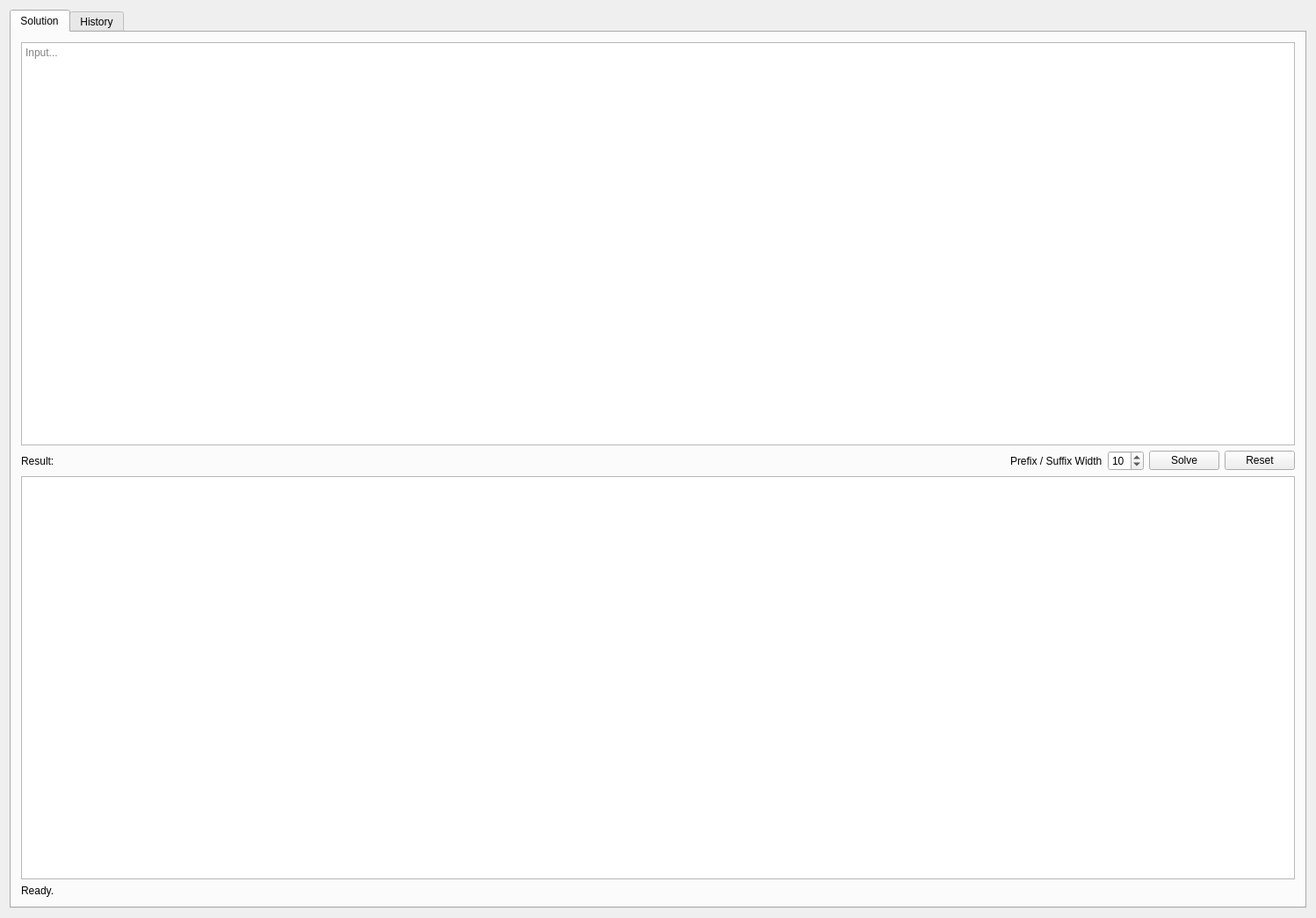
<?xml version="1.0" encoding="UTF-8"?>
<ui version="4.0">
 <class>MainWindow</class>
 <widget class="QMainWindow" name="MainWindow">
  <property name="geometry">
   <rect>
    <x>0</x>
    <y>0</y>
    <width>1498</width>
    <height>1045</height>
   </rect>
  </property>
  <property name="sizePolicy">
   <sizepolicy hsizetype="Fixed" vsizetype="Fixed">
    <horstretch>0</horstretch>
    <verstretch>0</verstretch>
   </sizepolicy>
  </property>
  <property name="windowTitle">
   <string>String Matcher</string>
  </property>
  <widget class="QWidget" name="centralWidget">
   <layout class="QGridLayout" name="gridLayout_5">
    <item row="0" column="0">
     <widget class="QTabWidget" name="tabWidget">
      <property name="currentIndex">
       <number>0</number>
      </property>
      <widget class="QWidget" name="tab1">
       <attribute name="title">
        <string>Solution</string>
       </attribute>
       <layout class="QGridLayout" name="gridLayout_2">
        <item row="0" column="0">
         <layout class="QGridLayout" name="gridLayout">
          <property name="sizeConstraint">
           <enum>QLayout::SetNoConstraint</enum>
          </property>
          <item row="2" column="2">
           <widget class="QLabel" name="label_2">
            <property name="sizePolicy">
             <sizepolicy hsizetype="Minimum" vsizetype="Minimum">
              <horstretch>0</horstretch>
              <verstretch>0</verstretch>
             </sizepolicy>
            </property>
            <property name="text">
             <string>Prefix / Suffix Width</string>
            </property>
           </widget>
          </item>
          <item row="2" column="5">
           <widget class="QPushButton" name="pushButton_2">
            <property name="text">
             <string>   Reset   </string>
            </property>
           </widget>
          </item>
          <item row="2" column="0">
           <widget class="QLabel" name="label">
            <property name="text">
             <string>Result:</string>
            </property>
           </widget>
          </item>
          <item row="2" column="4">
           <widget class="QPushButton" name="pushButton">
            <property name="sizePolicy">
             <sizepolicy hsizetype="Maximum" vsizetype="Maximum">
              <horstretch>0</horstretch>
              <verstretch>0</verstretch>
             </sizepolicy>
            </property>
            <property name="text">
             <string>   Solve   </string>
            </property>
           </widget>
          </item>
          <item row="4" column="0" colspan="6">
           <widget class="QTextEdit" name="textEdit_2">
            <property name="readOnly">
             <bool>true</bool>
            </property>
           </widget>
          </item>
          <item row="0" column="0" colspan="6">
           <widget class="QTextEdit" name="textEdit">
            <property name="placeholderText">
             <string>Input...</string>
            </property>
           </widget>
          </item>
          <item row="2" column="1">
           <spacer name="horizontalSpacer">
            <property name="orientation">
             <enum>Qt::Horizontal</enum>
            </property>
            <property name="sizeType">
             <enum>QSizePolicy::Expanding</enum>
            </property>
            <property name="sizeHint" stdset="0">
             <size>
              <width>40</width>
              <height>20</height>
             </size>
            </property>
           </spacer>
          </item>
          <item row="2" column="3">
           <widget class="QSpinBox" name="spinBox">
            <property name="value">
             <number>10</number>
            </property>
           </widget>
          </item>
         </layout>
        </item>
        <item row="1" column="0">
         <widget class="QLabel" name="label_7">
          <property name="text">
           <string>Ready.</string>
          </property>
         </widget>
        </item>
       </layout>
      </widget>
      <widget class="QWidget" name="tab2">
       <attribute name="title">
        <string>History</string>
       </attribute>
       <layout class="QGridLayout" name="gridLayout_4">
        <item row="0" column="0">
         <layout class="QGridLayout" name="gridLayout_3">
          <item row="4" column="2">
           <widget class="QTextEdit" name="textEdit_4">
            <property name="readOnly">
             <bool>true</bool>
            </property>
           </widget>
          </item>
          <item row="3" column="2">
           <widget class="QLabel" name="label_4">
            <property name="text">
             <string>Output</string>
            </property>
           </widget>
          </item>
          <item row="0" column="0">
           <widget class="QLabel" name="label_5">
            <property name="text">
             <string>List</string>
            </property>
           </widget>
          </item>
          <item row="1" column="0" rowspan="4">
           <widget class="QListView" name="listView">
            <property name="sizePolicy">
             <sizepolicy hsizetype="Preferred" vsizetype="Expanding">
              <horstretch>0</horstretch>
              <verstretch>0</verstretch>
             </sizepolicy>
            </property>
           </widget>
          </item>
          <item row="2" column="1" colspan="2">
           <widget class="QTextEdit" name="textEdit_3">
            <property name="readOnly">
             <bool>true</bool>
            </property>
           </widget>
          </item>
          <item row="0" column="1" colspan="2">
           <widget class="QLabel" name="label_3">
            <property name="text">
             <string>Input</string>
            </property>
           </widget>
          </item>
         </layout>
        </item>
        <item row="1" column="0">
         <widget class="QLabel" name="label_6">
          <property name="text">
           <string>No record yet.</string>
          </property>
         </widget>
        </item>
       </layout>
      </widget>
     </widget>
    </item>
   </layout>
  </widget>
 </widget>
 <layoutdefault spacing="6" margin="11"/>
 <resources/>
 <connections/>
</ui>
